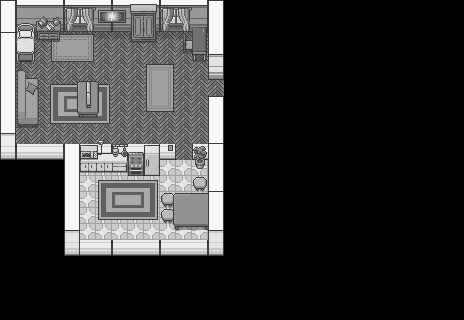

Tiled map render using the project's own tile images. Description and the map definition, with tile-layer contents summarised, below:
An orthogonal 29x20 tile map with 16x16 px tiles, 5 tile layers (floor, hills, decor, decor1, ...), 2 tilesets and 36 objects (7x walls/wall_2_right, 6x walls/wall_2_middle, 6x walls/wall_2_left, playerSpawn).

<map version="1.10" tiledversion="1.11.2" orientation="orthogonal" renderorder="right-down" width="29" height="20" tilewidth="16" tileheight="16" infinite="0" nextlayerid="12" nextobjectid="69">
 <editorsettings>
  <export target="map2.lua" format="lua" />
 </editorsettings>
 <tileset firstgid="1" name="walls" tilewidth="16" tileheight="16" tilecount="391" columns="17">
  <image source="../assets/tilesets/walls.png" width="272" height="368" />
 </tileset>
 <tileset firstgid="392" name="Interiors" tilewidth="16" tileheight="16" tilecount="1552" columns="16">
  <image source="../assets/tilesets/Interiors.png" width="256" height="1552" />
 </tileset>
 <layer id="1" name="floor" width="29" height="20">
  <data>[580 cells, 200 non-empty, 5 distinct tile ids]</data>
 </layer>
 <layer id="2" name="hills" width="29" height="20">
  <data>[580 cells, 118 non-empty, 49 distinct tile ids]</data>
 </layer>
 <layer id="6" name="decor" width="29" height="20">
  <data>[580 cells, 45 non-empty, 39 distinct tile ids]</data>
 </layer>
 <layer id="7" name="decor1" width="29" height="20">
  <data>[580 cells, 32 non-empty, 26 distinct tile ids]</data>
 </layer>
 <layer id="8" name="decor2" width="29" height="20">
  <data>[580 cells, 14 non-empty, 14 distinct tile ids]</data>
 </layer>
 <objectgroup id="3" name="colliders">
  <object id="1" x="208" y="96" width="16" height="144" />
  <object id="3" x="16" y="135" width="160" height="20" />
  <object id="5" x="16" y="0" width="192" height="28" />
  <object id="27" x="0" y="0" width="16" height="144" />
  <object id="50" x="192" y="135" width="16" height="20" />
  <object id="51" x="80" y="232" width="128" height="20" />
  <object id="52" x="64" y="144" width="16" height="96" />
  <object id="60" x="77" y="82" width="22" height="32" />
  <object id="61" x="16" y="80" width="22" height="45" />
  <object id="63" x="192" y="28" width="16" height="30.7273" />
  <object id="64" x="183.182" y="33.5455" width="8.81818" height="15.4546" />
  <object id="65" x="208" y="0" width="16" height="75.125" />
  <object id="66" x="173.091" y="192.909" width="34.9091" height="31.1818" />
  <object id="67" x="80" y="154" width="48" height="16" />
  <object id="68" x="128" y="155" width="32" height="18" />
 </objectgroup>
 <objectgroup id="5" name="props">
  <object id="15" name="walls/wall_2_middle" x="136" y="136">
   <properties>
    <property name="&#10;transparency_when_inside" type="bool" value="true" />
    <property name="add_y" type="float" value="50" />
   </properties>
   <point />
  </object>
  <object id="16" name="walls/wall_2_left" x="120" y="136">
   <properties>
    <property name="&#10;transparency_when_inside" type="bool" value="true" />
    <property name="add_y" type="float" value="50" />
   </properties>
   <point />
  </object>
  <object id="17" name="walls/wall_2_right" x="152" y="136">
   <properties>
    <property name="&#10;transparency_when_inside" type="bool" value="true" />
    <property name="add_y" type="float" value="50" />
   </properties>
   <point />
  </object>
  <object id="18" name="walls/wall_2_right" x="168" y="136">
   <properties>
    <property name="&#10;transparency_when_inside" type="bool" value="true" />
    <property name="add_y" type="float" value="50" />
   </properties>
   <point />
  </object>
  <object id="19" name="walls/wall_2_middle" x="88" y="136">
   <properties>
    <property name="&#10;transparency_when_inside" type="bool" value="true" />
    <property name="add_y" type="float" value="50" />
   </properties>
   <point />
  </object>
  <object id="20" name="walls/wall_2_left" x="72" y="136">
   <properties>
    <property name="&#10;transparency_when_inside" type="bool" value="true" />
    <property name="add_y" type="float" value="50" />
   </properties>
   <point />
  </object>
  <object id="21" name="walls/wall_2_right" x="104" y="136">
   <properties>
    <property name="&#10;transparency_when_inside" type="bool" value="true" />
    <property name="add_y" type="float" value="50" />
   </properties>
   <point />
  </object>
  <object id="22" name="walls/wall_2_middle" x="40" y="136">
   <properties>
    <property name="&#10;transparency_when_inside" type="bool" value="true" />
    <property name="add_y" type="float" value="50" />
   </properties>
   <point />
  </object>
  <object id="23" name="walls/wall_2_left" x="24" y="136">
   <properties>
    <property name="&#10;transparency_when_inside" type="bool" value="true" />
    <property name="add_y" type="float" value="50" />
   </properties>
   <point />
  </object>
  <object id="24" name="walls/wall_2_right" x="56" y="136">
   <properties>
    <property name="&#10;transparency_when_inside" type="bool" value="true" />
    <property name="add_y" type="float" value="50" />
   </properties>
   <point />
  </object>
  <object id="25" name="walls/wall_2_left" x="200" y="136">
   <properties>
    <property name="&#10;transparency_when_inside" type="bool" value="true" />
    <property name="add_y" type="float" value="50" />
   </properties>
   <point />
  </object>
  <object id="36" name="walls/wall_2_middle" x="136" y="236">
   <properties>
    <property name="&#10;transparency_when_inside" type="bool" value="true" />
    <property name="add_y" type="float" value="50" />
   </properties>
   <point />
  </object>
  <object id="37" name="walls/wall_2_left" x="120" y="236">
   <properties>
    <property name="&#10;transparency_when_inside" type="bool" value="true" />
    <property name="add_y" type="float" value="50" />
   </properties>
   <point />
  </object>
  <object id="38" name="walls/wall_2_right" x="152" y="236">
   <properties>
    <property name="&#10;transparency_when_inside" type="bool" value="true" />
    <property name="add_y" type="float" value="50" />
   </properties>
   <point />
  </object>
  <object id="39" name="walls/wall_2_middle" x="88" y="236">
   <properties>
    <property name="&#10;transparency_when_inside" type="bool" value="true" />
    <property name="add_y" type="float" value="50" />
   </properties>
   <point />
  </object>
  <object id="41" name="walls/wall_2_right" x="104" y="236">
   <properties>
    <property name="&#10;transparency_when_inside" type="bool" value="true" />
    <property name="add_y" type="float" value="50" />
   </properties>
   <point />
  </object>
  <object id="45" name="walls/wall_2_middle" x="184" y="236">
   <properties>
    <property name="&#10;transparency_when_inside" type="bool" value="true" />
    <property name="add_y" type="float" value="50" />
   </properties>
   <point />
  </object>
  <object id="46" name="walls/wall_2_left" x="168" y="236">
   <properties>
    <property name="&#10;transparency_when_inside" type="bool" value="true" />
    <property name="add_y" type="float" value="50" />
   </properties>
   <point />
  </object>
  <object id="47" name="walls/wall_2_right" x="200" y="236">
   <properties>
    <property name="&#10;transparency_when_inside" type="bool" value="true" />
    <property name="add_y" type="float" value="50" />
   </properties>
   <point />
  </object>
 </objectgroup>
 <objectgroup id="9" name="playerSpawn">
  <object id="57" name="playerSpawn" x="44" y="52">
   <properties>
    <property name="direction" value="down" />
   </properties>
   <point />
  </object>
 </objectgroup>
 <objectgroup id="11" name="lights">
  <object id="62" x="128" y="80">
   <point />
  </object>
 </objectgroup>
</map>